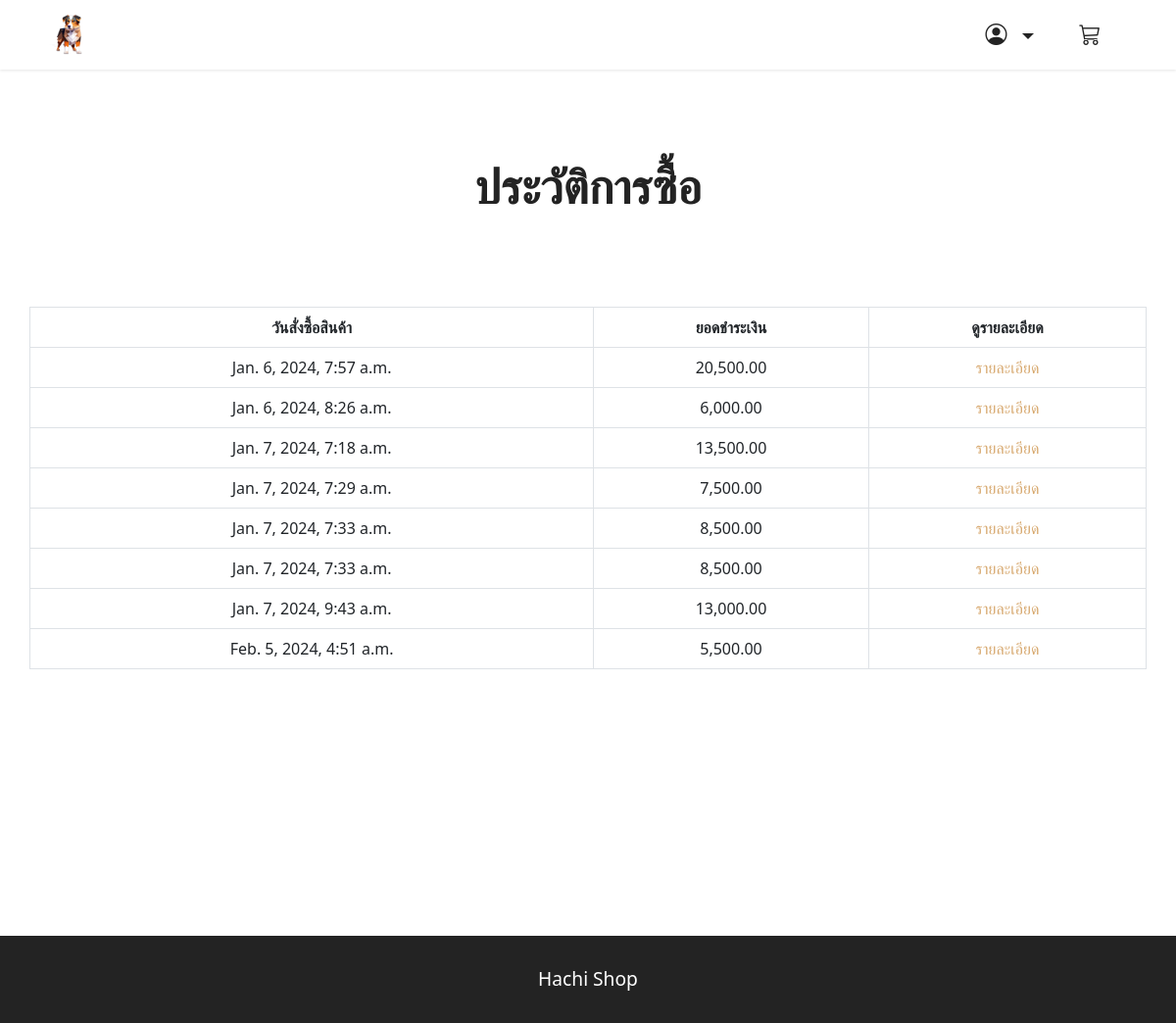
/orderhistory/ (signed in), run on the app's committed database.
### orderapp/models.py (models this page shows)
class Order(models.Model):
    fullname=models.CharField(max_length=255,blank=True)
    phone = models.CharField(max_length=50,blank=True)
    address = models.CharField(max_length=255,blank=True)
    total = models.DecimalField(max_digits=10,decimal_places=2)
    created = models.DateTimeField(auto_now_add=True)
    customer = models.ForeignKey(User,on_delete=models.CASCADE,default=None)

### orderapp/views.py (the view)
# urls.py: path('orderhistory/',views.orderHistory),
@login_required(login_url='/login')
def orderHistory(request):
    order = Order.objects.filter(customer= request.user)
    return render(request,'orderhistory.html',{'order':order})

### orderapp/templates/orderhistory.html (shortened to what this page needs)
<!DOCTYPE html>
<html>
    {% load static %}
    {% load humanize %}
<head>
    <link href="https://cdn.jsdelivr.net/npm/bootstrap@5.0.2/dist/css/bootstrap.min.css" rel="stylesheet">
    <link rel="stylesheet" href="https://cdn.jsdelivr.net/npm/bootstrap-icons@1.10.5/font/bootstrap-icons.css">
    <link rel="stylesheet" href="{%static 'assets/dropdown/css/style.css' %}">
    <link rel="stylesheet" href="{%static 'assets/theme/css/style.css' %}">
    <link rel="stylesheet" href="{%static 'assets/custom/css/custom-style.css' %}" type="text/css">
</head>
<body>
    <section class="menu menu3 cid-tsEQosCCDP" id="menu3-0">
        <nav class="navbar navbar-dropdown navbar-fixed-top navbar-expand-lg">
            <div class="container">
                <div class="navbar-brand">
                    <span class="navbar-logo">
                        <a href="/">
                            <img src="{%static 'assets/images/logo.png' %}" style="height: 3rem;">
                        </a>
                    </span>
                </div>
                <div class="collapse navbar-collapse" id="navbarSupportedContent">
                    <ul class="navbar-nav nav-dropdown nav-right" data-app-modern-menu="true">
                        <li class="nav-item dropdown">
                            <a class="nav-link link text-black dropdown-toggle show display-4" data-toggle="dropdown-submenu" data-bs-toggle="dropdown" data-bs-auto-close="outside" aria-expanded="false">
                                <span class="bi bi-person-circle iconfont"></span>
                            </a>
                        {% if request.user.is_authenticated %}
                        </li>
                        <li class="nav-item">
                            <a class="nav-link link text-black show display-4" href="/cart">
                                <span class="bi bi-cart3 iconfont iconfont-btn"></span>
                            </a>
                        </li>
                                {% endif %}
                    </ul>
                </div>
            </div>
        </nav>
    </section>
    <section class="content2 cid-tsEQSCqggh my-2" id="content2-2">
        <div class="container my-5">
            <div class="mbr-section-head">
                <h4 class="mbr-section-title mbr-fonts-style align-center mb-0 display-2">
                    <strong>ประวัติการซื้อ</strong>
                </h4>
            </div>
            <div class="row my-5">
                <table class="table text-center table-bordered my-5">
                    <thead>
                      <tr>
                        <th scope="col">วันสั่งซื้อสินค้า</th>
                        <th scope="col">ยอดชำระเงิน</th>
                        <th scope="col">ดูรายละเอียด</th>
                      </tr>
                    </thead>
                    <tbody>
                         {% for i in order  %}
                         <tr>
                            <td>{{i.created}}</td>
                            <td>{{i.total |intcomma}}</td>
                            <td>
                                <a href="/orderdetails/{{i.id}}">รายละเอียด</a>
                            </td>
                        </tr>
                         {% endfor %}
                    </tbody>
                  </table>
            </div>
        </div>
        <br><br><br><br><br><br><br>
    </section>
    <section class="footer7 cid-tsQdrs3Vrj" id="footer7-13">
        <div class="container">
            <div class="media-container-row align-center mbr-white">
                <div class="col-12">
                    <p class="mbr-text mb-0 mbr-fonts-style display-7">Hachi Shop</p>
                </div>
            </div>
        </div>
    </section>
</body>
</html>

### productapp/static/assets/dropdown/css/style.css (style rules this page uses)
.navbar-dropdown { left: 0; padding: 0; position: absolute; right: 0; top: 0; transition: all 0.45s ease; z-index: 1030; background: #282828; }
.navbar-dropdown .navbar-logo { margin-right: 0.8rem; transition: margin 0.3s ease-in-out; vertical-align: middle; }
.navbar-dropdown .navbar-logo img { height: 3.125rem; transition: all 0.3s ease-in-out; }
.navbar-dropdown.navbar-fixed-top { position: fixed; }
.navbar-dropdown .navbar-brand span { vertical-align: -4px; }
.nav-dropdown { font-size: 0.75rem; font-weight: 500; height: auto !important; }
.nav-dropdown .link { margin: 0.667em 1.667em; font-weight: 500; padding: 0; transition: color 0.2s ease-in-out; }
.nav-dropdown .link.dropdown-toggle { margin-right: 2.583em; }
.nav-dropdown .link.dropdown-toggle::after { margin-left: 0.25rem; border-top: 0.35em solid; border-right: 0.35em solid transparent; border-left: 0.35em solid transparent; border-bottom: 0; }
.nav-dropdown .link::after, .nav-dropdown .dropdown-item::after { color: inherit; }

### productapp/static/assets/theme/css/style.css (style rules this page uses)
section { background-color: #ffffff; }
body { font-style: normal; line-height: 1.5; font-weight: 400; color: #232323; position: relative; }
section, .container, .container-fluid { position: relative; word-wrap: break-word; }
a { font-style: normal; font-weight: 400; cursor: pointer; }
a, a:hover { text-decoration: none; }
.mbr-section-title { font-style: normal; line-height: 1.3; }
.mbr-text { font-style: normal; line-height: 1.7; }
h1, h2, h3, h4, h5, h6, .display-1, .display-2, .display-4, .display-5, .display-7, span, p, a { line-height: 1; word-break: break-word; word-wrap: break-word; font-weight: 400; }
b, strong { font-weight: bold; }
section { background-position: 50% 50%; background-repeat: no-repeat; background-size: cover; }
.mbr-white { color: #ffffff; }
.align-center { text-align: center; }
.media-container-row { display: flex; flex-direction: row; flex-wrap: wrap; justify-content: center; align-content: center; align-items: start; }
@media (min-width: 992px) { .media-container-row { flex-wrap: nowrap; } }
img, iframe { display: block; width: 100%; }
.menu .navbar-brand { display: -webkit-flex; }
.menu .navbar-brand span { display: flex; display: -webkit-flex; }
.menu .navbar-brand .navbar-logo img { display: -webkit-flex; width: auto; }
@media (min-width: 992px) { .menu .navbar-nav.nav-dropdown { display: -webkit-flex; } }
.nav-link .iconfont { margin-right: 0.5rem; }
.navbar { display: -webkit-flex; -webkit-flex-wrap: wrap; -webkit-align-items: center; -webkit-justify-content: space-between; }
.navbar-collapse { -webkit-flex-basis: 100%; -webkit-flex-grow: 1; -webkit-align-items: center; }
.nav-dropdown .link { padding: 0.667em 1.667em !important; margin: 0 !important; }
.row { display: -webkit-flex; -webkit-flex-wrap: wrap; }
html, body { height: auto; min-height: 100vh; }
ul, ol, pre, blockquote { margin-bottom: 2.3125rem; }
@media (min-width: 992px) { .container { padding-left: 16px; padding-right: 16px; } }
@media (min-width: 992px) { .row { margin-left: -16px; margin-right: -16px; } }

### data on the page
Order: created "Jan. 6, 2024, 7:57 a.m.", total "20,500.00"
Order: created "Jan. 6, 2024, 8:26 a.m.", total "6,000.00"
Order: created "Jan. 7, 2024, 7:18 a.m.", total "13,500.00"
Order: created "Jan. 7, 2024, 7:29 a.m.", total "7,500.00"
Order: created "Jan. 7, 2024, 7:33 a.m.", total "8,500.00"
Order: created "Jan. 7, 2024, 7:33 a.m.", total "8,500.00"
Order: created "Jan. 7, 2024, 9:43 a.m.", total "13,000.00"
Order: created "Feb. 5, 2024, 4:51 a.m.", total "5,500.00"
